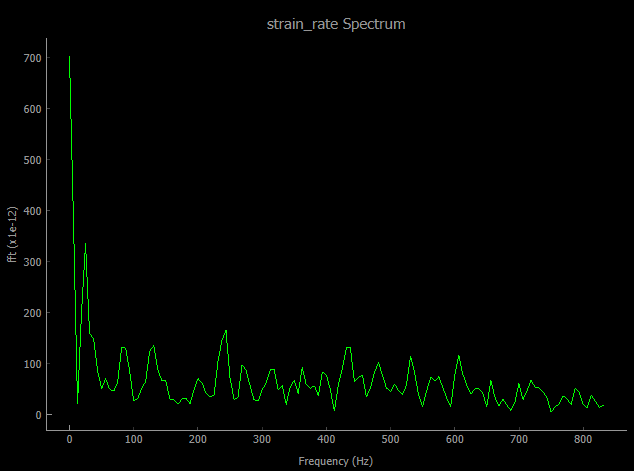

The script that drew this image:
"""
Example script using PYQTGRAPH and Client Functions to plot realtime Terra15 Treble FFT data.
"""

### Pyside6, Pyside2, or PyQt5 must be installed for correct display.
### Pyside6 is preferred.

### The "treble" API package must be installed to run the Treble API.
### Download links can be provided by Terra15.

### SETUP PARAMETERS ################################################################################
treble_ip = "10.0.0.70"
server_port = "48000"
n_frames = 1
update_rate = 0.16  # (s)
# Crops data between fibre index
x_start = 300
x_stop = 500
########################################################################################################


### DEFAULT CLIENT FUNCTIONS USED TO PROCESS FFT ON TREBLE ############################################
#
# dispatcher = dict()
#
# # Function to average over a range of slices
# def get_slices_by_range_mean(inp, start_index2=None, end_index2=None, extra_md=None):
#     return np.mean(inp[:, :, start_index2:end_index2], axis=2)
#
#
# dispatcher["get_slices_by_range_mean"] = get_slices_by_range_mean
#
#
# # Function to average over a range of slices and take an FFT over the time dimension for all frames
# def get_slices_by_range_mean_rfft_hanning(inp, start_index2=None, end_index2=None, extra_md=None):
#     # Get the mean over a range
#     mn = get_slices_by_range_mean(inp, start_index2, end_index2)
#     avg = np.mean(mn)
#     # Dimension 0 is over indices, dimension 1 is over time, unwrap the array
#     mn_reshape = mn.reshape(mn.size)
#     # avg = np.mean(np.mean(mn_reshape))
#     chunksize = mn_reshape.shape[0]
#     window = np.hanning(chunksize)
#     rfft = np.fft.rfft(mn_reshape * window) / chunksize
#     return rfft
#
# dispatcher["get_slices_by_range_mean_rfft_hanning"] = get_slices_by_range_mean_rfft_hanning

########################################################################################################

import numpy as np
import pyqtgraph as pg
from pyqtgraph.Qt import QtCore
from treble import acq_client

# setup Treble connection
client = acq_client.acq_Client()
client.connect_to_server(f"tcp://{treble_ip}:{server_port}")
_, md = client.fetch_data_product([-1],timeout=20000)

# Calculates x axis to display correct region.
x = np.arange(md['nx']) * md["dx"] + md["sensing_range"][0]

# CREATE PLOT WINDOW
app = pg.mkQApp("Plotting Example")

win = pg.GraphicsLayoutWidget(title=f"Streaming Treble Data: {treble_ip}")
win.setWindowTitle(f"Streaming Treble Data: {treble_ip}")

p1 = win.addPlot(title=f"Avg {md['data_product']} Spectrum between {x[x_start]:.0f}m->{x[x_stop]:.0f}m")
p1.setLabel("bottom", text="Frequency", units="Hz")
p1.setLabel("left", text="fft")
fft_curve = p1.plot(pen="g")

win.show()

inc = 0
def update_plot():
    global inc, p1
    fft, md = client.fetch_data_product(
        list(range(-n_frames + 1, 1, 1)),
        timeout=20000,
        with_client_fn="get_slices_by_range_mean_rfft_hanning",
        client_fn_args={"start_index2": x_start, "end_index2": x_stop}
    )
    if fft is None:
        return

    fft = np.abs(fft)
    freqs = np.fft.rfftfreq(md["nT"]*n_frames, md["dT"])

    fft_curve.setData(freqs, fft)

    inc += 1

timer = QtCore.QTimer()
timer.timeout.connect(update_plot)
timer.start(update_rate * 1000)

if __name__ == "__main__":

    pg.exec()
